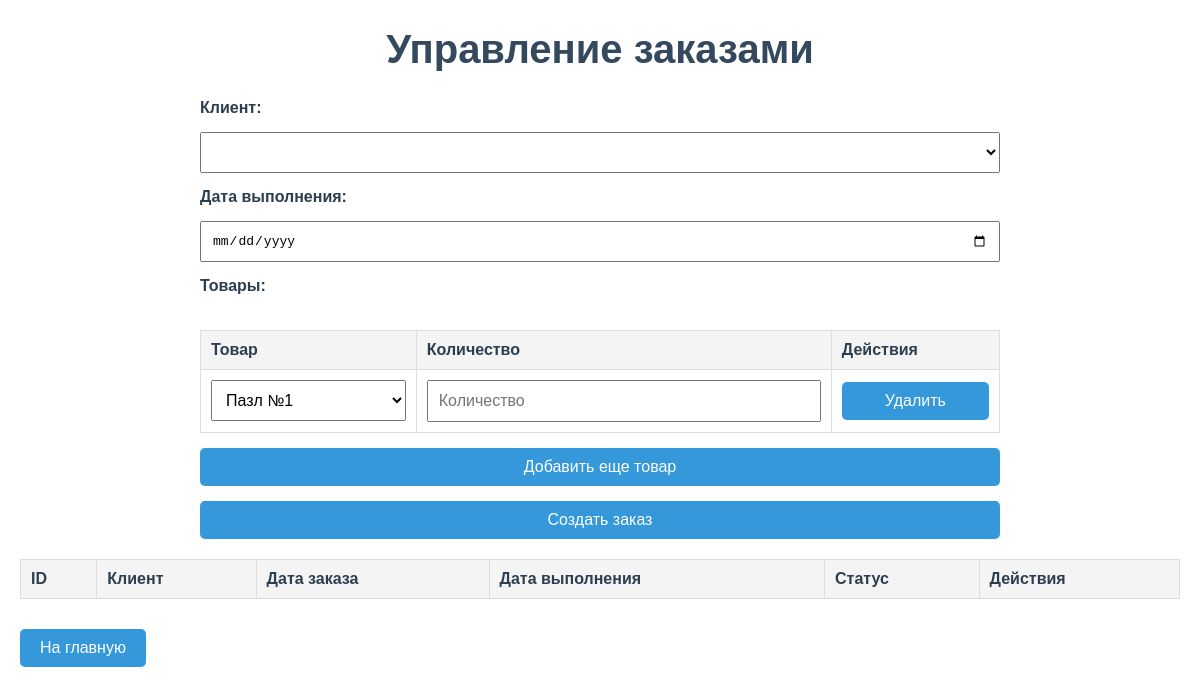
The page /orders on the database as committed earlier.
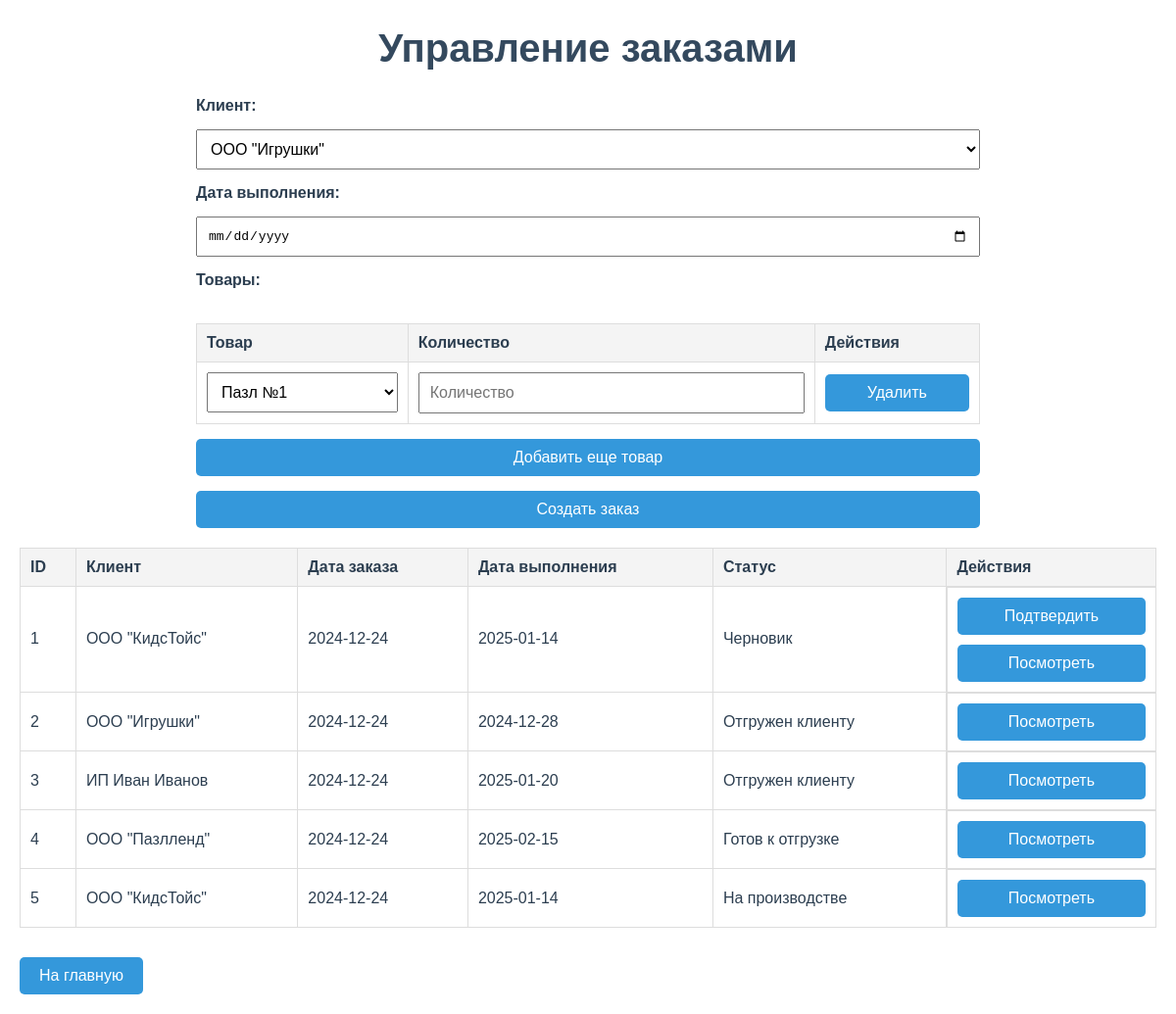
The same page on the database as committed later.
### app.py (models this page shows)
class Order(Base):
    __tablename__ = 'orders'
    id = Column(Integer, primary_key=True)
    client_id = Column(Integer, ForeignKey('clients.id'), nullable=False)
    status = Column(
        Enum('Черновик', 'Подтверждён', 'На производстве', 'Готов к отгрузке', 'Отгружен клиенту', name='order_status'),
        nullable=False, default='Черновик')
    order_date = Column(Date, default=datetime.now, nullable=False)
    delivery_date = Column(Date, nullable=True)
    client = relationship("Client", backref="orders")

class Client(Base):
    __tablename__ = 'clients'
    id = Column(Integer, primary_key=True)
    name = Column(String, nullable=False)

### app.py (the view, shortened to what this page needs)
@app.route('/orders', methods=['GET', 'POST'])
def manage_orders():
    orders = session.query(Order).options(joinedload(Order.client)).all()
    clients = session.query(Client).all()
    puzzles = session.query(Puzzle).all()
    return render_template('orders.html', orders=orders, clients=clients, puzzles=puzzles)

### templates/orders.html (shortened to what this page needs)
<!DOCTYPE html>
<html lang="en">
<head>
</head>
<body>
    <h1>Управление заказами</h1>
    <form method="POST" action="/orders" onsubmit="return validateDate()">
        <label for="client_id">Клиент:</label>
        <select id="client_id" name="client_id" required>
            {% for client in clients %}
            <option value="{{ client.id }}">{{ client.name }}</option>
            {% endfor %}
        </select>
        <label for="delivery_date">Дата выполнения:</label>
        <input type="date" id="delivery_date" name="delivery_date" required>
        <label for="items">Товары:</label>
        <table id="items-table">
            <thead>
                <tr>
                    <th>Товар</th>
                    <th>Количество</th>
                    <th>Действия</th>
                </tr>
            </thead>
            <tbody>
                <tr>
                    <td>
                        <select name="item" required>
                            {% for puzzle in puzzles %}
                            <option value="{{ puzzle.id }}">{{ puzzle.name }}</option>
                            {% endfor %}
                        </select>
                    </td>
                    <td><input type="number" name="quantity" placeholder="Количество" min="1" required></td>
                    <td><button type="button" class="remove-item">Удалить</button></td>
                </tr>
            </tbody>
        </table>
        <button type="button" id="add-item">Добавить еще товар</button>
        <button type="submit">Создать заказ</button>
    </form>
    <table>
        <thead>
            <tr>
                <th>ID</th>
                <th>Клиент</th>
                <th>Дата заказа</th>
                <th>Дата выполнения</th>
                <th>Статус</th>
                <th>Действия</th>
            </tr>
        </thead>
        <tbody>
            {% for order in orders %}
            <tr>
                <td>{{ order.id }}</td>
                <td>{{ order.client.name }}</td>
                <td>{{ order.order_date }}</td>
                <td>{{ order.delivery_date or 'Не указана' }}</td>
                <td>{{ order.status }}</td>
                <td class="actions">
                    {% if order.status == 'Черновик' %}
                    <form method="POST" style="margin: 0;">
                        <button type="submit">Подтвердить</button>
                    </form>
                    {% endif %}
                    <a href="/order/{{ order.id }}">Посмотреть</a>
                </td>
            </tr>
            {% endfor %}
        </tbody>
    </table>
    <a href="/" class="back-btn">На главную</a>
</body>
</html>

### templates/orders.html (style rules this page uses)
body { font-family: Arial, sans-serif; margin: 20px; color: #2c3e50; }
h1 { font-size: 2.5em; text-align: center; color: #34495e; }
form { margin-top: 20px; max-width: 800px; margin: 0 auto; display: flex; flex-direction: column; gap: 15px; }
label { font-weight: bold; }
input, select, button { padding: 10px; font-size: 1em; width: 100%; box-sizing: border-box; }
button { background-color: #3498db; color: white; border: none; border-radius: 5px; cursor: pointer; }
table { width: 100%; border-collapse: collapse; margin-top: 20px; }
th, td { border: 1px solid #ddd; padding: 10px; text-align: left; }
th { background-color: #f4f4f4; }
.back-btn { display: inline-block; margin-top: 30px; text-decoration: none; color: white; background-color: #3498db; padding: 10px 20px; border-radius: 5px; }
.actions { display: flex; flex-direction: column; gap: 10px; align-items: stretch; }
.actions a { display: inline-block; padding: 10px; background-color: #3498db; color: white; text-decoration: none; border-radius: 5px; text-align: center; }

Rows that differ between the two databases and show on the page:
added Order: id "1", client.name "ООО \"КидсТойс\"", order_date "2024-12-24", delivery_date "2025-01-14", status "Черновик"
added Order: id "2", client.name "ООО \"Игрушки\"", order_date "2024-12-24", delivery_date "2024-12-28", status "Отгружен клиенту"
added Order: id "3", client.name "ИП Иван Иванов", order_date "2024-12-24", delivery_date "2025-01-20", status "Отгружен клиенту"
added Order: id "4", client.name "ООО \"Пазлленд\"", order_date "2024-12-24", delivery_date "2025-02-15", status "Готов к отгрузке"
added Order: id "5", client.name "ООО \"КидсТойс\"", order_date "2024-12-24", delivery_date "2025-01-14", status "На производстве"
Other text that changed with them:
form field client_id: (not shown) → "ООО \"Игрушки\""
